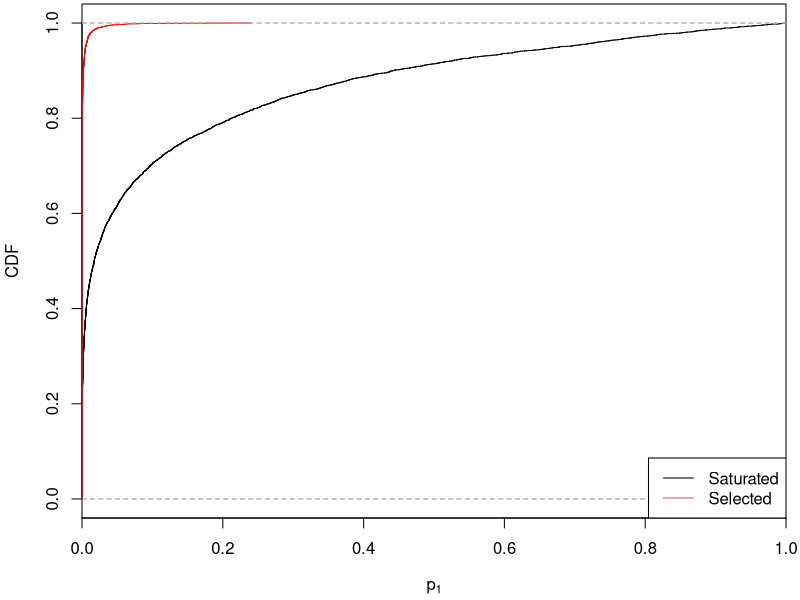

Source code (R):
B <- 10000
mu <- c(4,4)
pvals <- NULL
for(b in 1:B) {
  y <- mu + rnorm(2)
  if(abs(y[1]) > abs(y[2])) {
    pvals <- rbind(pvals, c(
      integrate(function(x) abs(x)*dnorm(x)/integrate(function(u) u*dnorm(u), 0, 10)$value, 
                abs(y[1]), 10)$value,
      pnorm(-abs(y[1]))/pnorm(-abs(y[2]))
    ))
  }
}
mean(pvals[,1]<.05) # power of selected-model test
mean(pvals[,2]<.05) # power of saturated-model test

pdf("../talks/figs/bivariateSelVSat.pdf",width=4,height=3)
par(xaxs="i",mar=c(4.1,4.1,0.2,0.7))
plot(ecdf(pvals[,2]),xlim=c(0,1),main="",xlab=expression(p[1]),ylab="CDF")
plot(ecdf(pvals[,1]),col="red",add=T)
legend("bottomright",legend=c("Saturated","Selected"),col=1:2,lty=1)
dev.off()
